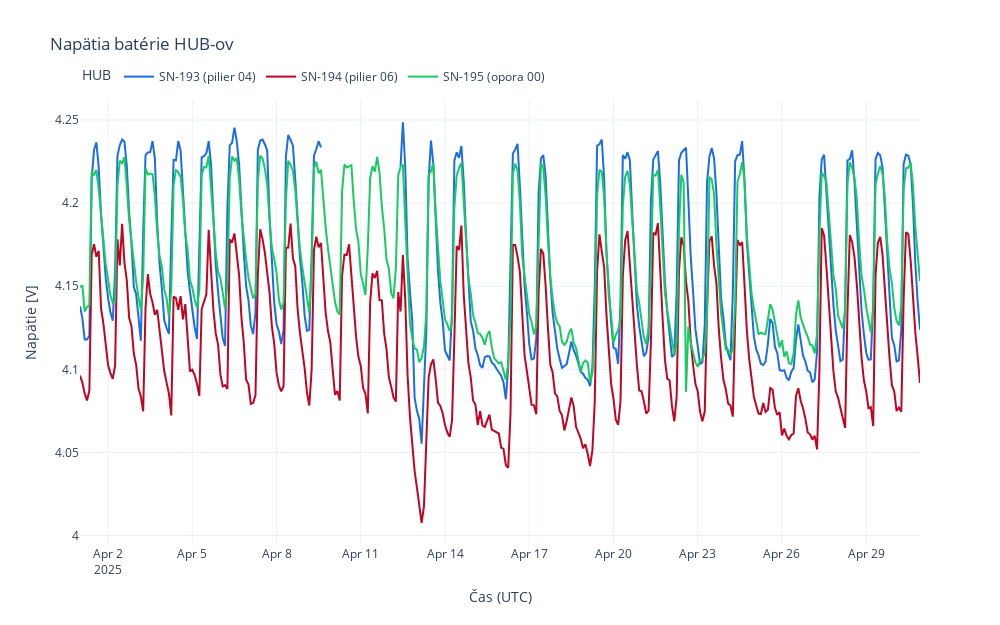

Here is the notebook cell this chart was saved with:
### Code cell
plot_voltage_between(df_hub_1, df_hub_2, df_hub_3,
                     "2025-04-01 00:00", "2025-05-01 00:00")

### Figure 1 — Plotly figure (JSON) as saved in the notebook; plotly's stock layout.template omitted (floating-point values rounded to 4 significant figures; data arrays with more than 128 entries replaced by an {"elided": "..."} marker saying what was removed)
{"data": [{"line": {"color": "#196ee6"}, "mode": "lines", "name": "SN-193 (pilier 04)", "type": "scatter", "x": {"elided": "360 str values"}, "y": {"elided": "360 float values"}}, {"line": {"color": "#c10422"}, "mode": "lines", "name": "SN-194 (pilier 06)", "type": "scatter", "x": {"elided": "360 str values"}, "y": {"elided": "360 float values"}}, {"line": {"color": "#16cc62"}, "mode": "lines", "name": "SN-195 (opora 00)", "type": "scatter", "x": {"elided": "360 str values"}, "y": {"elided": "360 float values"}}], "layout": {"height": 625, "legend": {"orientation": "h", "title": {"text": "HUB"}, "x": 0, "xanchor": "left", "y": 1.02, "yanchor": "bottom"}, "title": {"text": "Napätia batérie HUB-ov"}, "width": 1000, "xaxis": {"title": {"text": "Čas (UTC)"}}, "yaxis": {"title": {"text": "Napätie [V]"}}}}
